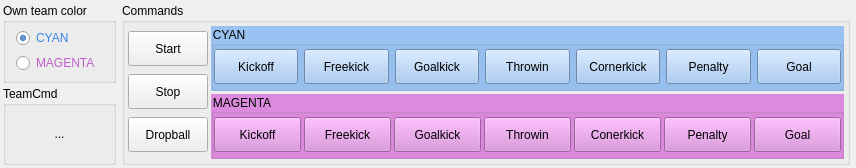
<?xml version="1.0" encoding="UTF-8"?>
<ui version="4.0">
 <class>PlayerServer</class>
 <widget class="QWidget" name="PlayerServer">
  <property name="geometry">
   <rect>
    <x>0</x>
    <y>0</y>
    <width>856</width>
    <height>168</height>
   </rect>
  </property>
  <property name="windowTitle">
   <string>PlayerServer</string>
  </property>
  <layout class="QHBoxLayout" name="horizontalLayout" stretch="0,0,1,0">
   <property name="spacing">
    <number>3</number>
   </property>
   <property name="leftMargin">
    <number>3</number>
   </property>
   <property name="topMargin">
    <number>3</number>
   </property>
   <property name="rightMargin">
    <number>3</number>
   </property>
   <property name="bottomMargin">
    <number>3</number>
   </property>
   <item>
    <layout class="QVBoxLayout" name="verticalLayout_2">
     <item>
      <widget class="QGroupBox" name="grpColor">
       <property name="title">
        <string>Own team color</string>
       </property>
       <layout class="QVBoxLayout" name="verticalLayout_4">
        <property name="spacing">
         <number>3</number>
        </property>
        <property name="leftMargin">
         <number>10</number>
        </property>
        <property name="topMargin">
         <number>3</number>
        </property>
        <property name="rightMargin">
         <number>0</number>
        </property>
        <property name="bottomMargin">
         <number>3</number>
        </property>
        <item>
         <widget class="QRadioButton" name="rbtnCyan">
          <property name="maximumSize">
           <size>
            <width>100</width>
            <height>16777215</height>
           </size>
          </property>
          <property name="styleSheet">
           <string notr="true">color: rgb(53, 132, 228);</string>
          </property>
          <property name="text">
           <string>CYAN</string>
          </property>
          <property name="checked">
           <bool>true</bool>
          </property>
         </widget>
        </item>
        <item>
         <widget class="QRadioButton" name="rbtnMagenta">
          <property name="maximumSize">
           <size>
            <width>100</width>
            <height>16777215</height>
           </size>
          </property>
          <property name="styleSheet">
           <string notr="true">color: rgb(192, 97, 203);</string>
          </property>
          <property name="text">
           <string>MAGENTA</string>
          </property>
         </widget>
        </item>
       </layout>
      </widget>
     </item>
     <item>
      <widget class="QGroupBox" name="groupBox_2">
       <property name="title">
        <string>TeamCmd</string>
       </property>
       <layout class="QVBoxLayout" name="verticalLayout_5">
        <property name="spacing">
         <number>3</number>
        </property>
        <property name="leftMargin">
         <number>3</number>
        </property>
        <property name="topMargin">
         <number>3</number>
        </property>
        <property name="rightMargin">
         <number>3</number>
        </property>
        <property name="bottomMargin">
         <number>3</number>
        </property>
        <item>
         <widget class="QLabel" name="lblTeamCmd">
          <property name="text">
           <string>...</string>
          </property>
          <property name="alignment">
           <set>Qt::AlignCenter</set>
          </property>
         </widget>
        </item>
       </layout>
      </widget>
     </item>
    </layout>
   </item>
   <item>
    <widget class="Line" name="line_2">
     <property name="orientation">
      <enum>Qt::Horizontal</enum>
     </property>
    </widget>
   </item>
   <item>
    <widget class="QGroupBox" name="groupBox">
     <property name="styleSheet">
      <string notr="true"/>
     </property>
     <property name="title">
      <string>Commands</string>
     </property>
     <layout class="QHBoxLayout" name="horizontalLayout_4">
      <property name="spacing">
       <number>3</number>
      </property>
      <property name="leftMargin">
       <number>3</number>
      </property>
      <property name="topMargin">
       <number>3</number>
      </property>
      <property name="rightMargin">
       <number>3</number>
      </property>
      <property name="bottomMargin">
       <number>3</number>
      </property>
      <item>
       <layout class="QVBoxLayout" name="verticalLayout_3">
        <item>
         <widget class="QPushButton" name="pushButton_16">
          <property name="minimumSize">
           <size>
            <width>0</width>
            <height>35</height>
           </size>
          </property>
          <property name="maximumSize">
           <size>
            <width>80</width>
            <height>16777215</height>
           </size>
          </property>
          <property name="text">
           <string>Start</string>
          </property>
         </widget>
        </item>
        <item>
         <widget class="QPushButton" name="pushButton_17">
          <property name="minimumSize">
           <size>
            <width>0</width>
            <height>35</height>
           </size>
          </property>
          <property name="maximumSize">
           <size>
            <width>80</width>
            <height>16777215</height>
           </size>
          </property>
          <property name="text">
           <string>Stop</string>
          </property>
         </widget>
        </item>
        <item>
         <widget class="QPushButton" name="pushButton_15">
          <property name="minimumSize">
           <size>
            <width>0</width>
            <height>35</height>
           </size>
          </property>
          <property name="maximumSize">
           <size>
            <width>80</width>
            <height>16777215</height>
           </size>
          </property>
          <property name="text">
           <string>Dropball</string>
          </property>
         </widget>
        </item>
       </layout>
      </item>
      <item>
       <layout class="QVBoxLayout" name="verticalLayout">
        <item>
         <widget class="QGroupBox" name="grpCyan">
          <property name="minimumSize">
           <size>
            <width>100</width>
            <height>0</height>
           </size>
          </property>
          <property name="styleSheet">
           <string notr="true">background-color: rgb(153, 193, 241);</string>
          </property>
          <property name="title">
           <string>CYAN</string>
          </property>
          <layout class="QHBoxLayout" name="horizontalLayout_2">
           <property name="leftMargin">
            <number>0</number>
           </property>
           <property name="topMargin">
            <number>0</number>
           </property>
           <property name="rightMargin">
            <number>0</number>
           </property>
           <property name="bottomMargin">
            <number>0</number>
           </property>
           <item>
            <widget class="QPushButton" name="pushButton">
             <property name="minimumSize">
              <size>
               <width>0</width>
               <height>35</height>
              </size>
             </property>
             <property name="text">
              <string>Kickoff</string>
             </property>
            </widget>
           </item>
           <item>
            <widget class="QPushButton" name="pushButton_2">
             <property name="minimumSize">
              <size>
               <width>0</width>
               <height>35</height>
              </size>
             </property>
             <property name="text">
              <string>Freekick</string>
             </property>
            </widget>
           </item>
           <item>
            <widget class="QPushButton" name="pushButton_3">
             <property name="minimumSize">
              <size>
               <width>0</width>
               <height>35</height>
              </size>
             </property>
             <property name="text">
              <string>Goalkick</string>
             </property>
            </widget>
           </item>
           <item>
            <widget class="QPushButton" name="pushButton_7">
             <property name="minimumSize">
              <size>
               <width>0</width>
               <height>35</height>
              </size>
             </property>
             <property name="text">
              <string>Throwin</string>
             </property>
            </widget>
           </item>
           <item>
            <widget class="QPushButton" name="pushButton_9">
             <property name="minimumSize">
              <size>
               <width>0</width>
               <height>35</height>
              </size>
             </property>
             <property name="text">
              <string>Cornerkick</string>
             </property>
            </widget>
           </item>
           <item>
            <widget class="QPushButton" name="pushButton_11">
             <property name="minimumSize">
              <size>
               <width>0</width>
               <height>35</height>
              </size>
             </property>
             <property name="text">
              <string>Penalty</string>
             </property>
            </widget>
           </item>
           <item>
            <widget class="QPushButton" name="pushButton_13">
             <property name="minimumSize">
              <size>
               <width>0</width>
               <height>35</height>
              </size>
             </property>
             <property name="text">
              <string>Goal</string>
             </property>
            </widget>
           </item>
          </layout>
         </widget>
        </item>
        <item>
         <widget class="QGroupBox" name="grpMagenta">
          <property name="minimumSize">
           <size>
            <width>100</width>
            <height>0</height>
           </size>
          </property>
          <property name="styleSheet">
           <string notr="true">background-color: rgb(220, 138, 221);
</string>
          </property>
          <property name="title">
           <string>MAGENTA</string>
          </property>
          <layout class="QHBoxLayout" name="horizontalLayout_3">
           <property name="spacing">
            <number>3</number>
           </property>
           <property name="leftMargin">
            <number>0</number>
           </property>
           <property name="topMargin">
            <number>0</number>
           </property>
           <property name="rightMargin">
            <number>0</number>
           </property>
           <property name="bottomMargin">
            <number>0</number>
           </property>
           <item>
            <widget class="QPushButton" name="pushButton_4">
             <property name="minimumSize">
              <size>
               <width>0</width>
               <height>35</height>
              </size>
             </property>
             <property name="text">
              <string>Kickoff</string>
             </property>
            </widget>
           </item>
           <item>
            <widget class="QPushButton" name="pushButton_6">
             <property name="minimumSize">
              <size>
               <width>0</width>
               <height>35</height>
              </size>
             </property>
             <property name="text">
              <string>Freekick</string>
             </property>
            </widget>
           </item>
           <item>
            <widget class="QPushButton" name="pushButton_5">
             <property name="minimumSize">
              <size>
               <width>0</width>
               <height>35</height>
              </size>
             </property>
             <property name="text">
              <string>Goalkick</string>
             </property>
            </widget>
           </item>
           <item>
            <widget class="QPushButton" name="pushButton_10">
             <property name="minimumSize">
              <size>
               <width>0</width>
               <height>35</height>
              </size>
             </property>
             <property name="text">
              <string>Throwin</string>
             </property>
            </widget>
           </item>
           <item>
            <widget class="QPushButton" name="pushButton_8">
             <property name="minimumSize">
              <size>
               <width>0</width>
               <height>35</height>
              </size>
             </property>
             <property name="text">
              <string>Conerkick</string>
             </property>
            </widget>
           </item>
           <item>
            <widget class="QPushButton" name="pushButton_12">
             <property name="minimumSize">
              <size>
               <width>0</width>
               <height>35</height>
              </size>
             </property>
             <property name="text">
              <string>Penalty</string>
             </property>
            </widget>
           </item>
           <item>
            <widget class="QPushButton" name="pushButton_14">
             <property name="minimumSize">
              <size>
               <width>0</width>
               <height>35</height>
              </size>
             </property>
             <property name="text">
              <string>Goal</string>
             </property>
            </widget>
           </item>
          </layout>
         </widget>
        </item>
       </layout>
      </item>
     </layout>
    </widget>
   </item>
   <item>
    <widget class="Line" name="line">
     <property name="orientation">
      <enum>Qt::Horizontal</enum>
     </property>
    </widget>
   </item>
  </layout>
 </widget>
 <resources/>
 <connections/>
</ui>
